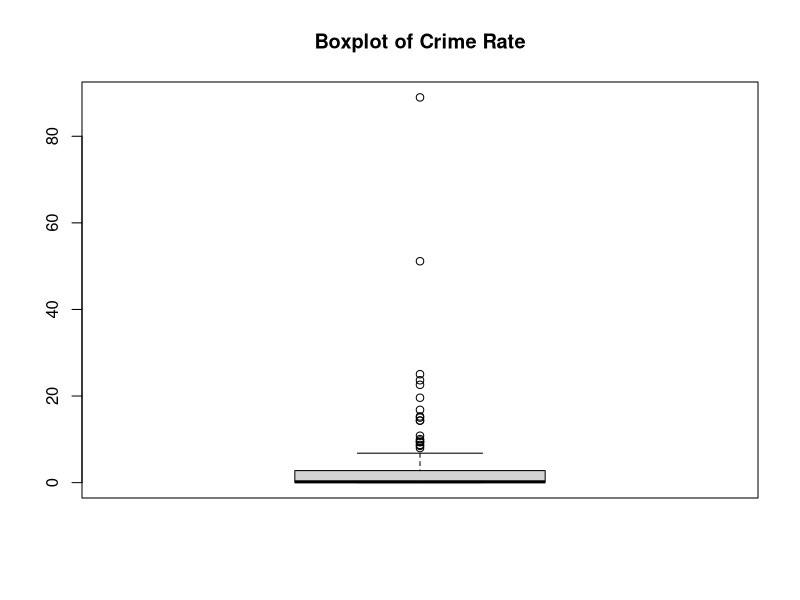
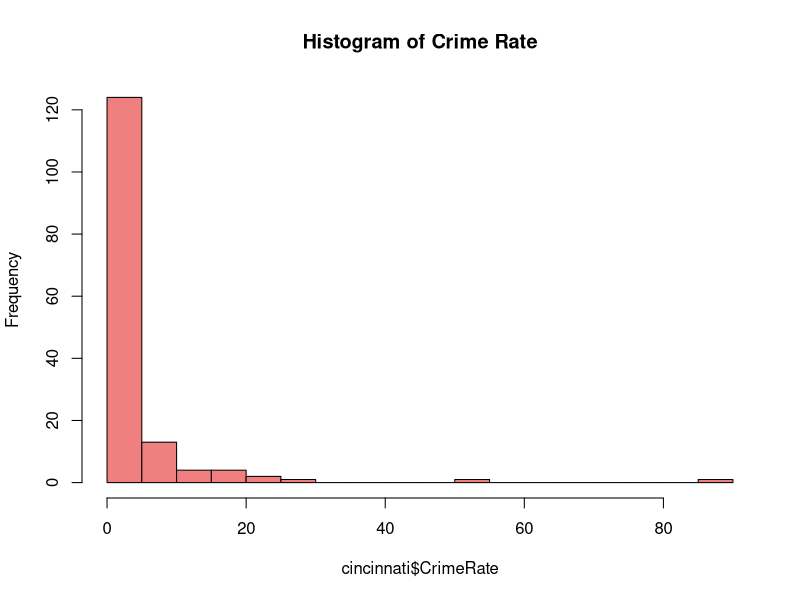
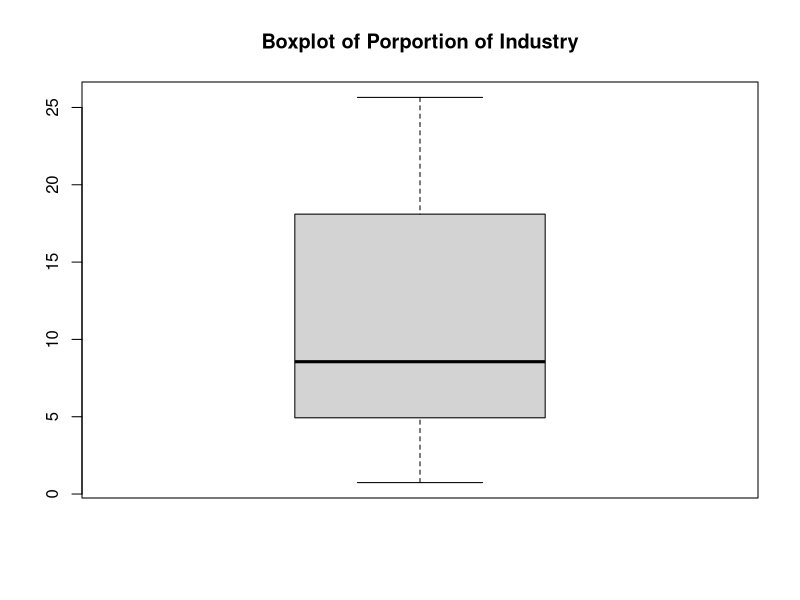
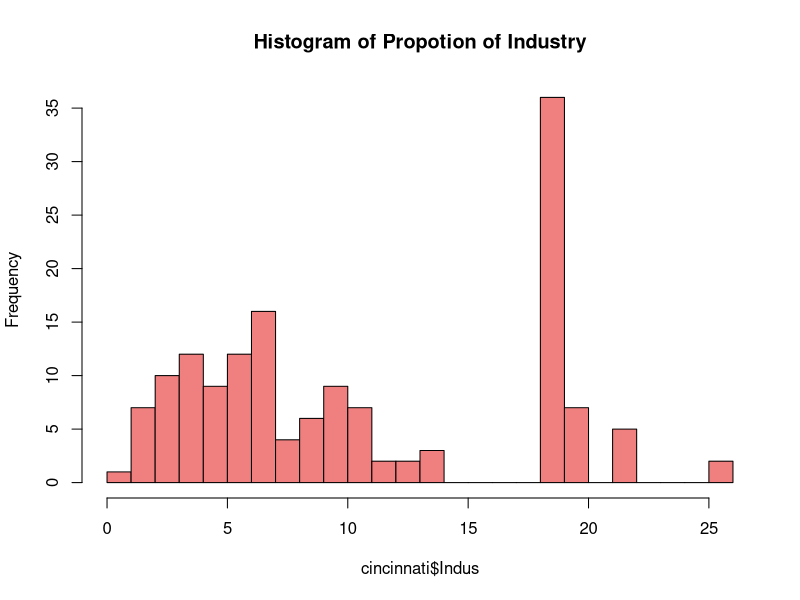
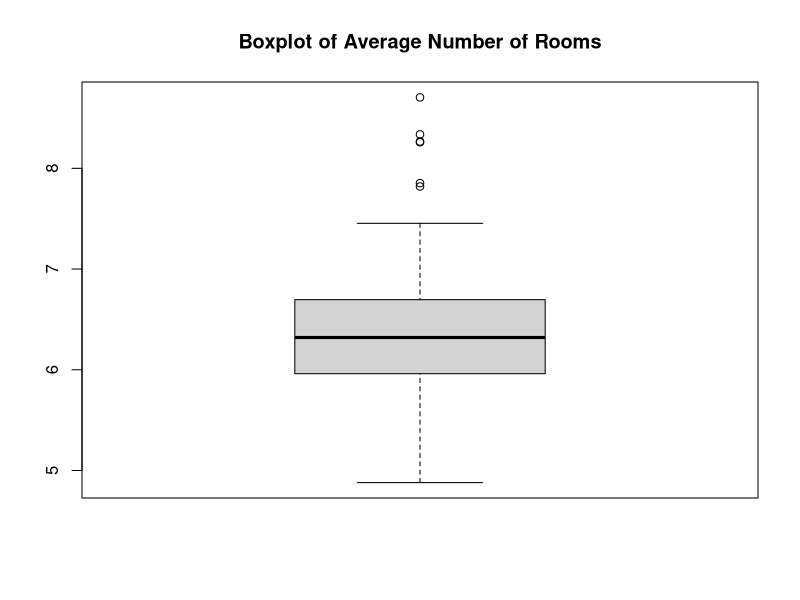
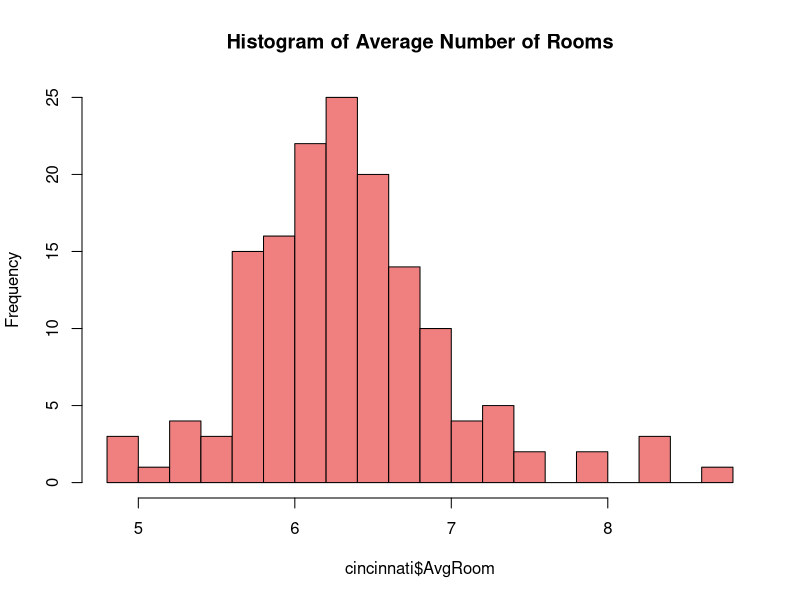
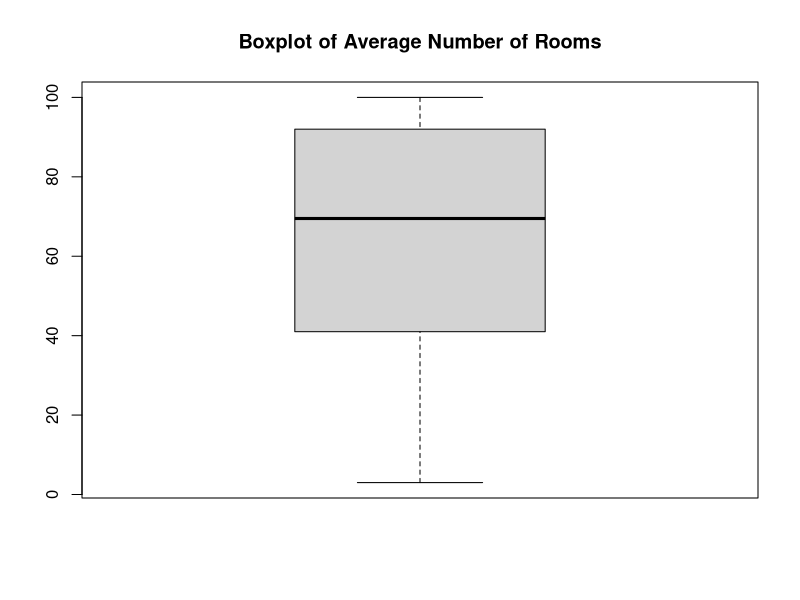
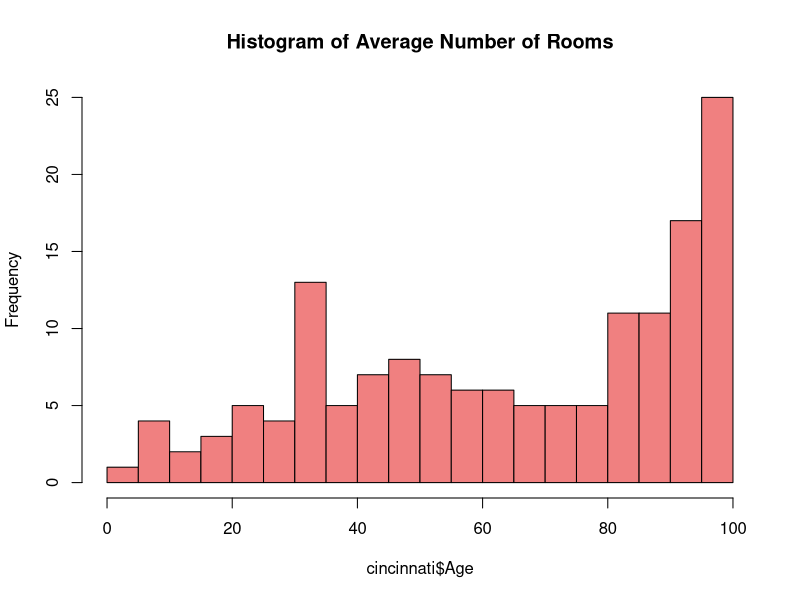

Write R code to recreate these figures, in order.
## ---- chunk 1

#CrimeRate - Per capita crime rate by city
#Indus - Proportion of non-retail business acres per city.
#River – River front or not (1-bounds river; 0-otherwise)
#AvgRoom - Average number of rooms per dwelling per city
#Age – Average age of a house by city
#Tax - full-value property-tax rate per $10,000
#PTRatio - pupil-teacher ratio by city
#LStat - % lower status of the population by city
#MedPrice - Median price of owner-occupied homes in $1000's

#Load necessary libraries
#------------------------
library(tidyverse)
library(ggplot2)
library(GGally)

#Ingest data
#------------------------
cincinnati <- read_csv("CINCINNATI.csv")
head(cincinnati)

## ---- chunk 2
#Data cleaning
#------------------------

#Check for missing values
any(is.na(cincinnati))

#Check for duplicates
colSums(is.na(cincinnati))

#Check for correct format
str(cincinnati$CrimeRate)
str(cincinnati$Indus)
str(cincinnati$River)
str(cincinnati$AvgRoom)
str(cincinnati$Age)
str(cincinnati$Tax)
str(cincinnati$PTRatio)
str(cincinnati$LStat)
str(cincinnati$MedPrice)

#Check for inconsistencies/invalid values
any(cincinnati$CrimeRate < 0)
any(cincinnati$Indus <= 0)
any(cincinnati$River < 0 | cincinnati$River > 1)
any(cincinnati$AvgRoom < 0)
any(cincinnati$Age < 0)
any(cincinnati$Age <= 0)
any(cincinnati$Tax <= 0)
any(cincinnati$PTRatio <= 0)
any(cincinnati$PTRatio <= 0)
any(cincinnati$LStat < 0 | cincinnati$LStat > 100)
any(cincinnati$MedPrice <= 0)

#Look for outliers, determine how to handle them
summary(cincinnati$CrimeRate)
boxplot(cincinnati$CrimeRate, main = "Boxplot of Crime Rate")
hist(cincinnati$CrimeRate, breaks = 20, col = "lightcoral", main = "Histogram of Crime Rate")
#Conclusion: There are two high crimerate outliers, but they are still reasonable, and without knowing which city the crime rate is associated with, there's no way to investigate to see if we can justify removing it 

summary(cincinnati$Indus)
boxplot(cincinnati$Indus, main = "Boxplot of Porportion of Industry")
hist(cincinnati$Indus, breaks = 20, col = "lightcoral", main = "Histogram of Propotion of Industry")
#Conclusion: No outliers

summary(cincinnati$AvgRoom)
boxplot(cincinnati$AvgRoom, main = "Boxplot of Average Number of Rooms")
hist(cincinnati$AvgRoom, breaks = 20, col = "lightcoral", main = "Histogram of Average Number of Rooms")
#Conclusion: No outliers

summary(cincinnati$Age)
boxplot(cincinnati$Age, main = "Boxplot of Average Number of Rooms")
hist(cincinnati$Age, breaks = 20, col = "lightcoral", main = "Histogram of Average Number of Rooms")
#Conclusion: No outliers

summary(cincinnati$Tax)
boxplot(cincinnati$Tax, main = "Boxplot of Tax Rate")
hist(cincinnati$Tax, breaks = 20, col = "lightcoral", main = "Histogram of Tax Rate")
outlier <- subset(cincinnati, Tax == 666)
outlier
#Conclusion: Initially it looks like there is an outlier on 666, but upon further examination, there are 36 records with this value, meaning it's not an outlier

summary(cincinnati$PTRatio)
boxplot(cincinnati$PTRatio, main = "Boxplot of Pupil-teacher ratio")
hist(cincinnati$PTRatio, breaks = 20, col = "lightcoral", main = "Histogram of Pupil-teacher ratio")
#Conclusion: One entry is a bit low, but not an outlier

summary(cincinnati$LStat)
boxplot(cincinnati$LStat, main = "Boxplot of Lower Status Proportion")
hist(cincinnati$LStat, breaks = 20, col = "lightcoral", main = "Histogram of Lower Status Proportion")
#Conclusion: No outliers

summary(cincinnati$MedPrice)
boxplot(cincinnati$MedPrice, main = "Boxplot of Median House Price")
hist(cincinnati$MedPrice, breaks = 20, col = "lightcoral", main = "Histogram of Median House Price")
#Conclusion: No outliers
## ---- chunk 3
#Exploratory Analysis
#------------------------
#Analyze relationship between variables
ggpairs(cincinnati)
#Biggest impact on Median Home Price:
#-AvgRooms 0.747 (More rooms = more $)
#-LStat -0.751 (Lower status = less $)
#-PTRatio -0.575 (higher ratio = less teachers/student = less $)
#-Indus -0.574 (more non-retail business = less appealing to live at = less $)
#-Tax -0.540 (higher tax rate = lower $)
#-Age -0.482 (the older the house = less $)

#Possible Variable interdependency
#-Tax/CrimeRate 0.538
#-Tax/Indus 0.698
#-Age/Indus 0.671
#-LStat/Indus 0.645
#-LStat/AvgRoom -0.615
#-Tax/Age  0.508
#-Age/LStat 0.654
#-LStat/Tax 0.565


#Check linear regression assumption of linearity
ggplot(cincinnati, aes(x = CrimeRate, y = MedPrice)) + 
  geom_point() +  
  labs(title = "Crimerate vs Price",
       x = "Crimerate",
       y = "Price") +
  theme_minimal()             
#Result: Negative non-linear

ggplot(cincinnati, aes(x = River, y = MedPrice)) + 
  geom_point() +  
  labs(title = "River vs Price",
       x = "River",
       y = "Price") +
  theme_minimal()             
#Result: Small negative correlation for on river

ggplot(cincinnati, aes(x = AvgRoom, y = MedPrice)) + 
  geom_point() +  
  labs(title = "AvgRoom vs Price",
       x = "AvgRoom",
       y = "Price") +
  theme_minimal()             
#Result: Clear Positive Linear 

ggplot(cincinnati, aes(x = Age, y = MedPrice)) + 
  geom_point() +  
  labs(title = "Age vs Price",
       x = "Age",
       y = "Price") +
  theme_minimal()             
#Result: Negative Non-linear 

ggplot(cincinnati, aes(x = Tax, y = MedPrice)) + 
  geom_point() +  
  labs(title = "Tax vs Price",
       x = "Tax",
       y = "Price") +
  theme_minimal()             
#Result: Negative Correlation

ggplot(cincinnati, aes(x = PTRatio, y = MedPrice)) + 
  geom_point() +  
  labs(title = "PTRatio vs Price",
       x = "PTRatio",
       y = "Price") +
  theme_minimal()             
#Result: Loose linear negative

ggplot(cincinnati, aes(x = LStat, y = MedPrice)) + 
  geom_point() +  
  labs(title = "LStat vs Price",
       x = "LStat",
       y = "Price") +
  theme_minimal()             
#Result: Non-linear negative

## ---- chunk 4
#Linear Regression
#------------------------
model <- lm(MedPrice ~ CrimeRate + Indus + River + AvgRoom + Age + Tax + PTRatio + LStat, data = cincinnati)
summary(model)


